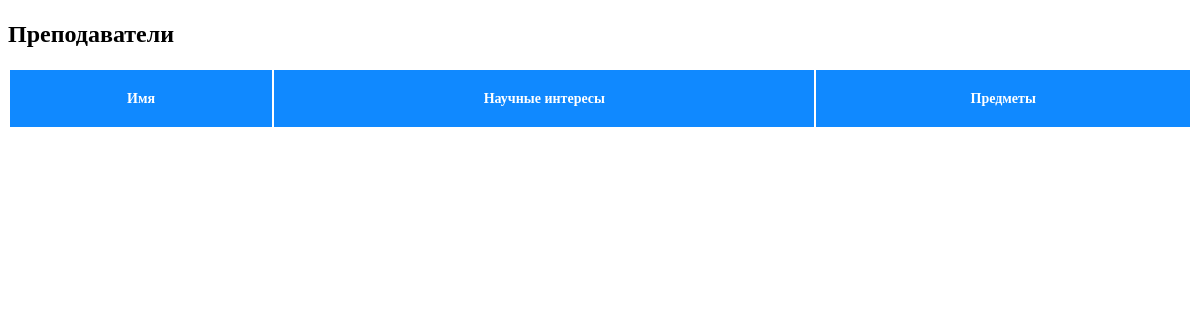
/edu/professors/, run on an earlier commit of the app's database.
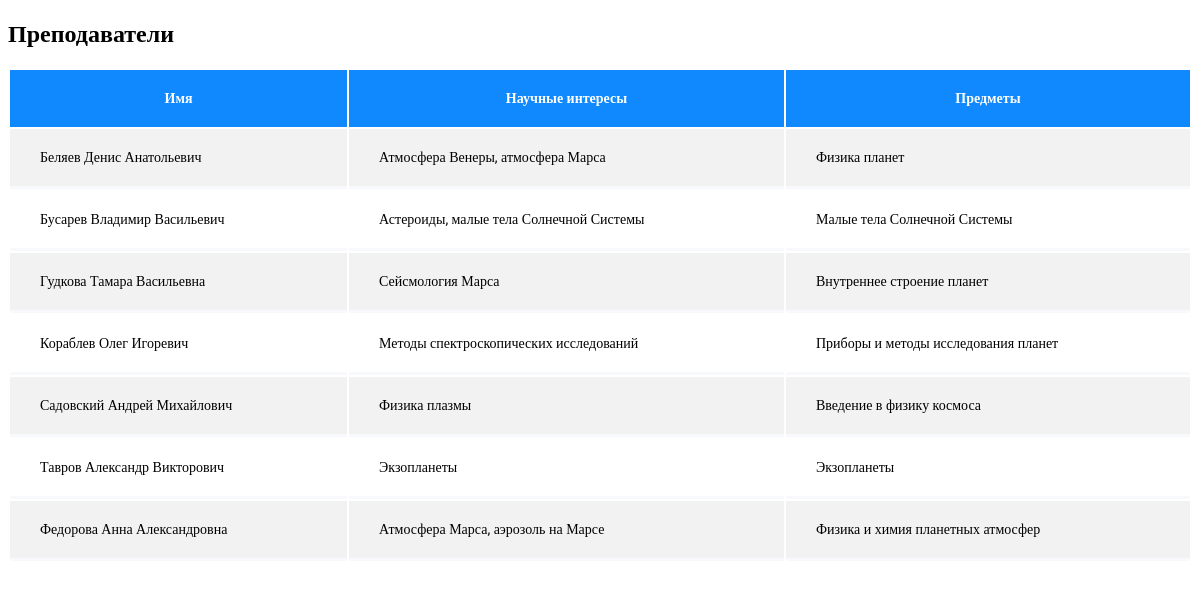
And on a later commit of the database.
### edu/models.py (models this page shows, shortened)
class Professor(models.Model):
    full_name = models.CharField(max_length=200)
    research_field = models.TextField(max_length=1000)
    course = models.ForeignKey(Course, on_delete=models.CASCADE)

class Course(models.Model):
    name = models.CharField(max_length=100)
    semester = models.IntegerField()
    hours = models.CharField(max_length=100)
    books = models.TextField(max_length=1000)
    def __str__(self):
        return self.name

### edu/views.py (the view)
# urls.py: path('professors/', views.professors, name='professors'),
def professors(request):
    professors = Professor.objects.order_by('full_name').all()
    template = loader.get_template('edu/professors.html')
    context = {
        'professors': professors
    }
    return HttpResponse(template.render(context, request))

### edu/templates/edu/professors.html (shortened to what this page needs)
<!DOCTYPE html>
<html>
<head>
</head>
<body>
<h2 style="font-family: 'Roboto'">Преподаватели</h2>
<table style="width:100%">
  <tr>
    <th>Имя</th>
    <th>Научные интересы</th>
    <th>Предметы</th>
  </tr>
  {% for p in professors %}
    <tr>
      <td>{{p.full_name}}</td>
      <td>{{p.research_field}}</td>
      <td>{{p.course}}</td>
    </tr>
  {% endfor %}
</table>
</body>

What changed in the data, as far as the page shows it:
added Professor: full_name "Беляев Денис Анатольевич", research_field "Атмосфера Венеры, атмосфера Марса", course "Физика планет"
added Professor: full_name "Бусарев Владимир Васильевич", research_field "Астероиды, малые тела Солнечной Системы", course "Малые тела Солнечной Системы"
added Professor: full_name "Гудкова Тамара Васильевна", research_field "Сейсмология Марса", course "Внутреннее строение планет"
added Professor: full_name "Кораблев Олег Игоревич", research_field "Методы спектроскопических исследований", course "Приборы и методы исследования планет"
added Professor: full_name "Садовский Андрей Михайлович", research_field "Физика плазмы", course "Введение в физику космоса"
added Professor: full_name "Тавров Александр Викторович", research_field "Экзопланеты", course "Экзопланеты"
added Professor: full_name "Федорова Анна Александровна", research_field "Атмосфера Марса, аэрозоль на Марсе", course "Физика и химия планетных атмосфер"
